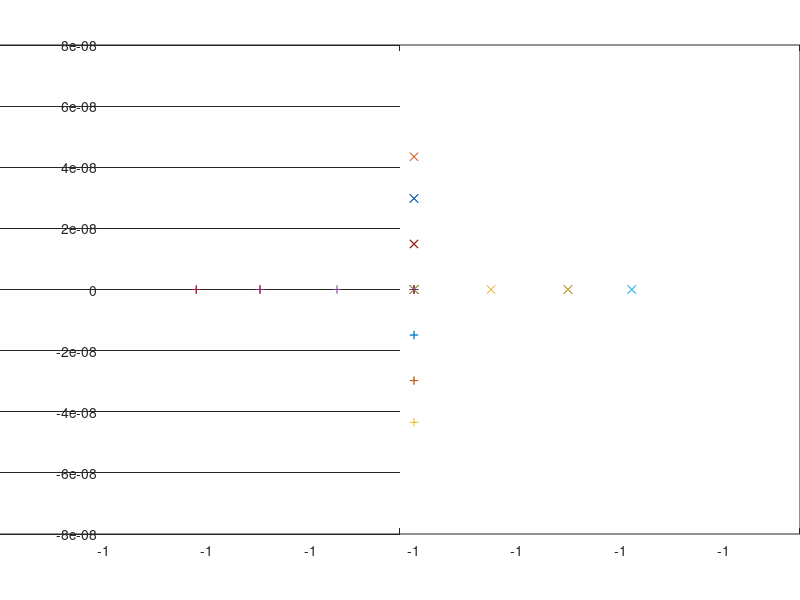

Write the MATLAB code that produced this figure. (Note: this script raises an error after producing the figure.)
%% example 3.2 (Chapter 3) 
% LPV state feedback control with fixed performances
% Olivier Sename 
% Jan 2025
clear all
clc
close all
%% 
% LPV system definition
%  A = [0 1; -rho^2, 2*rho];
B = [0; 1];
C = [1 0];
%%
% Scheduling parameter
rho_min=1;
rho_max=10;
ngridpoints=100;
rho= linspace(rho_min,rho_max,ngridpoints);
%%
% Compute linear system at frozen grid points 
for i = 1:length(rho)
   A = [0 1; -rho(i)^2, 2*rho(i)];
   listP{i}=ss(A,B,C,0); 
   OLpoles{i}=pole(listP{i})
end

%%
% Definition of the LPV state feedback gain 
% It ensures that all closed-loop poles= -1, -1
for i = 1:length(rho)
   listF{i}=[ rho(i)^2-1,-2-2*rho(i)];
   eig(listP{i}.a+listP{i}.b*listF{i});
end

% plot poles in the complex plane
figure
for i = 1:length(rho)
 EIGCL{i}=eig(listP{i}.a+listP{i}.b*listF{i});
 plot(real(EIGCL{i}(1)),imag(EIGCL{i}(1)),'x',real(EIGCL{i}(2)),imag(EIGCL{i}(2)),'+')
 hold on
end

%%
% Parameter Dependent Stability check of the closed-loop matrix
maxdrho=100;
solver='sedumi';
for i = 1:length(rho)
   listAcl{i}=listP{i}.a+listP{i}.b*listF{i}; 
   end
[X,X0,X1,X2] = LMI_ParameterDependentStability_grid(listAcl,rho,maxdrho,solver)

